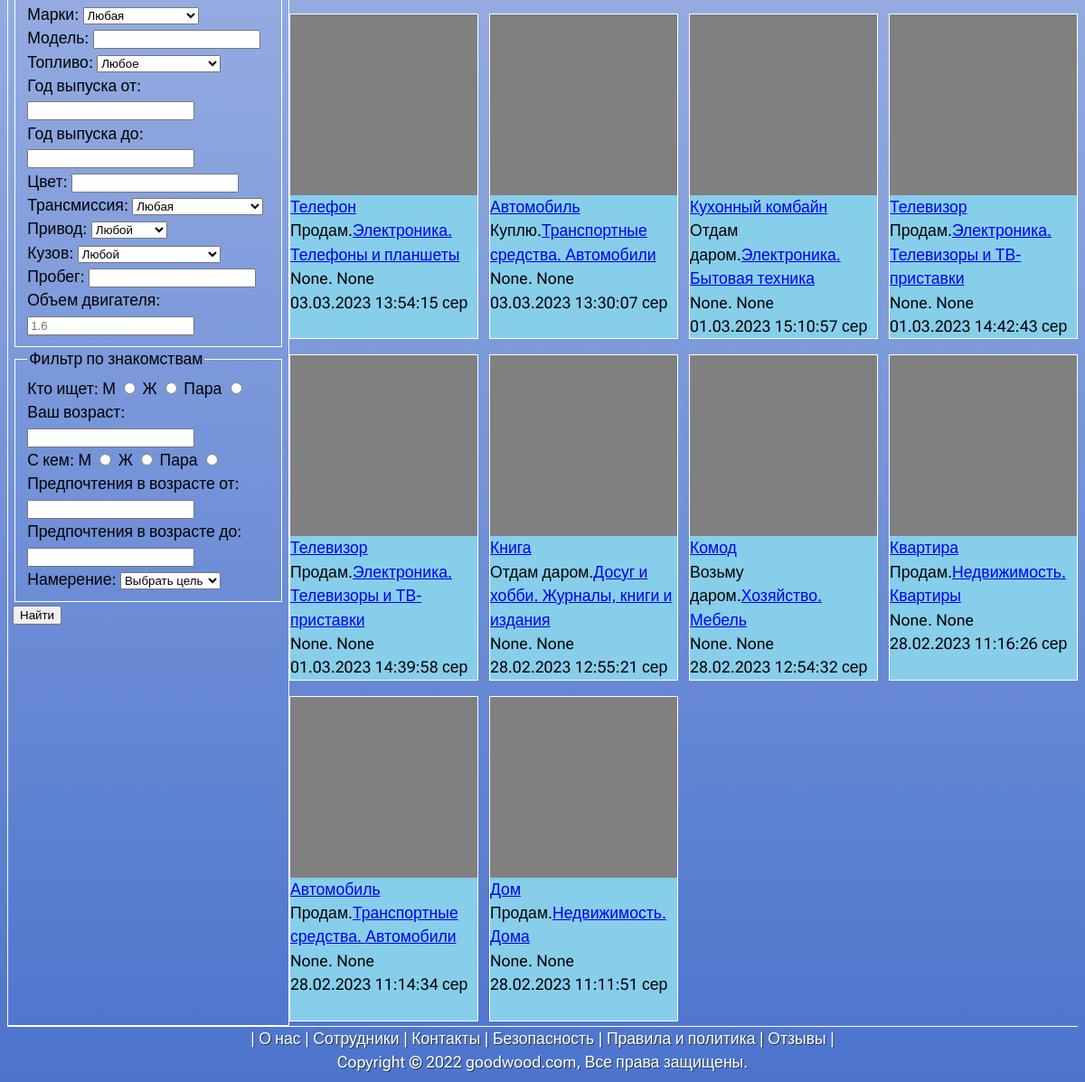
Page /all_adv/ (lower part) on the earlier database version.
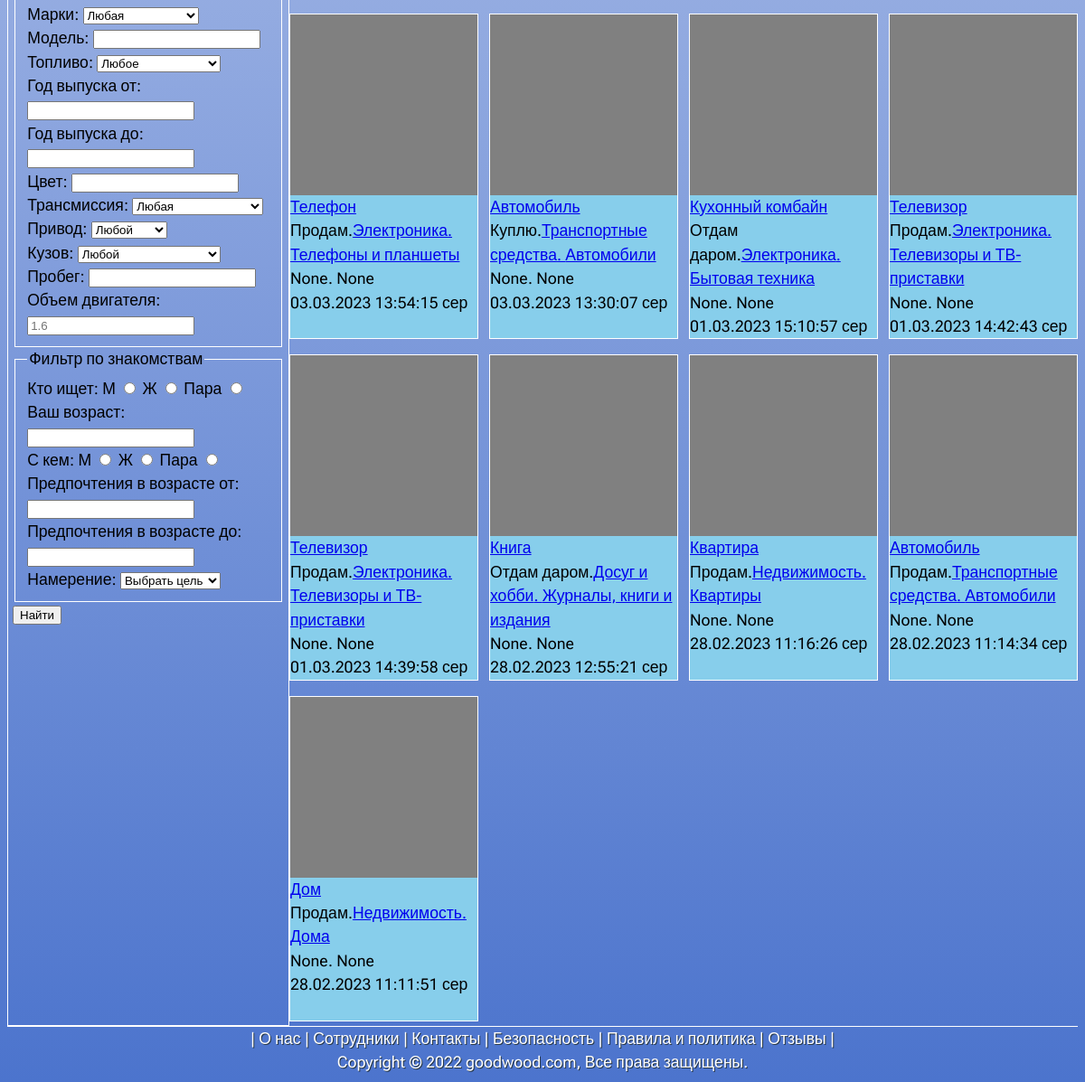
Same page on the later database version.
### all_adv/models.py (models this page shows, shortened)
class Adv(models.Model):
    is_active = models.BooleanField(default=True)
    title = models.CharField(max_length=50,verbose_name='Наименование', help_text='Это хелп')
    transaction = models.ForeignKey('Transaction',null=True,on_delete=models.PROTECT, verbose_name='Вид сделки')
    region = models.ForeignKey('Region', null=True, on_delete=models.PROTECT, verbose_name='Регион')
    city = models.CharField(max_length=50, verbose_name='Город',null=True)
    district_city = models.CharField(max_length=50, verbose_name='Район города',default='',blank =True)
    photo = models.ImageField(upload_to='photo/%Y/%m/%d/',
                              null=True, blank=True)
    user_name = models.CharField(max_length=50, verbose_name='Имя',null=True)
    phone_number = models.CharField(max_length=50,null=True,  verbose_name='Телефон')
    content = models.TextField(null=True,  verbose_name='Описание')
    price = models.FloatField(null=True,blank =True,verbose_name='Цена')
    rubric = models.ForeignKey('Rubric',null=True,on_delete=models.PROTECT, verbose_name='Рубрика')
    subrubric = models.CharField(max_length=70,blank =True, null=True,choices=SUB_RUBRICS, verbose_name='Подрубрика')
    published = models.DateTimeField(auto_now_add=True, db_index=True, verbose_name='Опубликовано от')
    update = models.DateTimeField(auto_now=True, db_index=True, verbose_name='Изменено  от')
    street = models.CharField(max_length=50, verbose_name='Улица',blank =True,default='')
    floors = models.CharField(max_length=50,null=True,blank =True,verbose_name='Этажей')
    floor = models.CharField(max_length=50,null=True,blank =True,verbose_name='Этаж')
    rooms = models.CharField(max_length=50,null=True,blank =True,verbose_name='Комнат')
    square_rooms = models.FloatField(null=True,blank =True,verbose_name='Площадь комнат')
    square_land = models.FloatField(null=True,blank =True,verbose_name='Площадь земли')
    law_status = models.ForeignKey('LawStatus',blank =True,null=True,on_delete=models.PROTECT, verbose_name='Статус')
    ower = models.ForeignKey('Subject',null=True,blank =True,on_delete=models.PROTECT, verbose_name='Субъект')
    car_mark = models.ForeignKey('CarMark',null=True,blank =True,on_delete=models.PROTECT, verbose_name='Марка')
    car_model = models.CharField(max_length=50, verbose_name='Модель',null=True,blank =True)
    car_year = models.CharField(max_length=50,null=True,blank =True,verbose_name='Год')
    car_fuel = models.ForeignKey('CarFuel',null=True,blank =True,on_delete=models.PROTECT, verbose_name='Топливо')
    car_color = models.CharField(max_length=50, verbose_name='Цвет',null=True,blank =True)
    car_body = models.ForeignKey('CarBody',null=True,on_delete=models.PROTECT, verbose_name='Кузов',blank =True)
    car_actuator = models.ForeignKey('CarActuator',null=True,on_delete=models.PROTECT, verbose_name='Привод',blank =True)
    car_transmission = models.ForeignKey('CarTransmission',null=True,on_delete=models.PROTECT, verbose_name='Коробка',blank =True)
    car_run = models.CharField(max_length=50,null=True,blank =True,verbose_name='Пробег')
    car_engine_capacity = models.FloatField(null=True,blank =True,verbose_name='Объем двигателя')
    who = models.CharField(max_length=50, verbose_name='Кто',null=True,blank =True)
    whom = models.CharField(max_length=50, verbose_name='Кого',null=True,blank =True)
    your_age = models.CharField(max_length=50,null=True,blank =True,verbose_name='Возраст Ваш')
    intention_age = models.CharField(max_length=50,null=True,blank =True,verbose_name='Возраст поиска')
    intention = models.ForeignKey('Intention',null=True,on_delete=models.PROTECT, verbose_name='Намерение',blank =True)
    salary = models.CharField(max_length=50,null=True,blank =True,verbose_name='Зарплата от')
    mode = models.CharField(max_length=50, verbose_name='Режим работы',null=True,blank =True)
    def get_absolute_url(self):
        return reverse('by_rubric',kwargs={'rubric_id': self.rubric_id})
    class Meta:
        verbose_name_plural='Объявления'
        verbose_name = 'Объявление'
        ordering = ['-published']

class Transaction(models.Model):
    name = models.CharField(max_length=21,db_index=True,verbose_name='Вид сделки')
    def __str__(self):
        return self.name
    class Meta:
        verbose_name_plural = 'Вид сделки'
        verbose_name = 'Вид сделки'

class Rubric(models.Model):
    name = models.CharField(max_length=45,db_index=True,verbose_name='Название')
    def get_absolute_url(self):
        return reverse('by_rubric',kwargs={'rubric_id': self.id})
    class Meta:
        verbose_name_plural = 'Рубрики'
        verbose_name = 'Рубрика'

### all_adv/views.py (the view)
# urls.py: path('', all_advs, name='all_advs'),
def all_advs(requests):
    advs = Adv.objects.filter(is_active='True')
    rubrics = Rubric.objects.all()
    context ={
        "advs": advs,
        "rubrics":rubrics,
        'SUB_RUBRICS_ARR': SUB_RUBRICS_ARR,
        'RUBRIC_ARR': RUBRIC_ARR,
        'arr': [],
        'menu': menu,
        'page':'all_advs'
    }
    return render(requests,template_name='all_adv/all_advs.html', context=context)

### all_adv/templates/all_adv/all_advs.html (shortened to what this page needs)
{% extends "layout/base.html" %}
{% block content %}
<div class="cards_block">
{% for adv in  advs %}
    <div class="adv-card">
            <div class="card_photo_main"></div>
            {% if adv.rooms %}
                <div><a href="{% url 'adv' adv.id %}">{{ adv.title }}</a> {{ adv.rooms }}-ком.кв. </div>
           {% else %}
                <div><a href="{% url 'adv' adv.id %}">{{ adv.title }}</a>  </div>
        {% endif %}
            <div>{{adv.transaction}}.<a href="{{adv.get_absolute_url}}">{{ adv.rubric.name }}. </a><a href="{% url 'by_subrubric'  adv.subrubric   %} ">
                {{adv.subrubric}}</a></div>
            <div>{{ adv.city }}. {{ adv.street}}</div>
            <div>{{ adv.published|date:"d.m.Y H:i:s" }}     сер</div>
    </div>
{% endfor %}
</div>
{% endblock %}

Differences in the rows shown:
removed Adv: title "Комод", transaction "Возьму даром", rubric.name "Хозяйство", subrubric "Мебель", city "None", street "None", published "28.02.2023 12:54:32"
